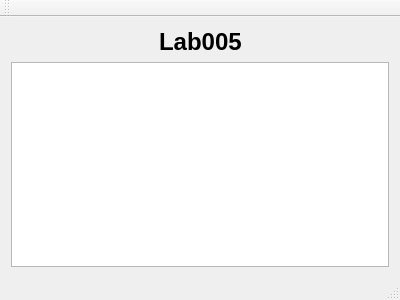
<?xml version="1.0" encoding="UTF-8"?>
<ui version="4.0">
 <class>MainWindow</class>
 <widget class="QMainWindow" name="MainWindow">
  <property name="geometry">
   <rect>
    <x>0</x>
    <y>0</y>
    <width>400</width>
    <height>300</height>
   </rect>
  </property>
  <property name="windowTitle">
   <string>MainWindow</string>
  </property>
  <widget class="QWidget" name="centralWidget">
   <layout class="QVBoxLayout" name="verticalLayout">
    <item>
     <layout class="QHBoxLayout" name="horizontalLayout">
      <item>
       <spacer name="horizontalSpacer">
        <property name="orientation">
         <enum>Qt::Horizontal</enum>
        </property>
        <property name="sizeHint" stdset="0">
         <size>
          <width>40</width>
          <height>20</height>
         </size>
        </property>
       </spacer>
      </item>
      <item>
       <widget class="QLabel" name="label">
        <property name="font">
         <font>
          <pointsize>18</pointsize>
          <weight>75</weight>
          <bold>true</bold>
         </font>
        </property>
        <property name="text">
         <string>Lab005</string>
        </property>
       </widget>
      </item>
      <item>
       <spacer name="horizontalSpacer_2">
        <property name="orientation">
         <enum>Qt::Horizontal</enum>
        </property>
        <property name="sizeHint" stdset="0">
         <size>
          <width>40</width>
          <height>20</height>
         </size>
        </property>
       </spacer>
      </item>
     </layout>
    </item>
    <item>
     <widget class="QTextBrowser" name="textBrowser"/>
    </item>
   </layout>
  </widget>
  <widget class="QMenuBar" name="menuBar">
   <property name="geometry">
    <rect>
     <x>0</x>
     <y>0</y>
     <width>400</width>
     <height>25</height>
    </rect>
   </property>
  </widget>
  <widget class="QToolBar" name="mainToolBar">
   <attribute name="toolBarArea">
    <enum>TopToolBarArea</enum>
   </attribute>
   <attribute name="toolBarBreak">
    <bool>false</bool>
   </attribute>
  </widget>
  <widget class="QStatusBar" name="statusBar"/>
 </widget>
 <layoutdefault spacing="6" margin="11"/>
 <resources/>
 <connections/>
</ui>
